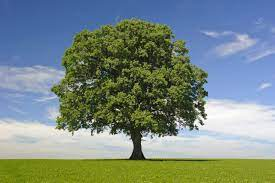
#> input picture codes/point_op/images/tree.jpeg, 275 x 183 px
$ python hist_matching.py
#> lines starting #> are read from the running program, lines starting #| are printed output that depends on the picture
import cv2
import numpy as np
from matplotlib import pyplot as plt

# loading reference image and image
ref_img = cv2.imread('./images/tree.jpeg', cv2.IMREAD_GRAYSCALE)
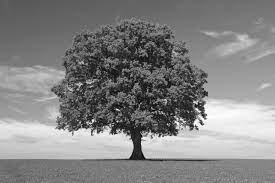
#> ref_img: shape (183, 275); min 0, max 255, mean 131.3
img = cv2.imread('./images/deer.jpeg', cv2.IMREAD_GRAYSCALE)
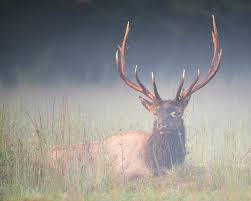
#> input picture codes/point_op/images/deer.jpeg, 251 x 201 px
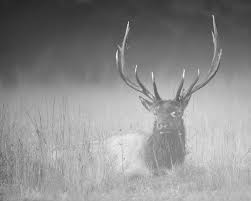
#> img: shape (201, 251); min 37, max 248, mean 141

# histogram of both images calculated
hist_img, bins_img = np.histogram(img.flatten(), 256, [0, 256])
#> hist_img = 256 values, max 588 at index 181, min 0 at index 0, mean 197.1; bins_img = 257 values from 0 to 256
hist_ref, bins_ref = np.histogram(ref_img.flatten(), 256, [0, 256])
#> hist_ref = 256 values, max 710 at index 118, min 1 at index 3, mean 196.6; bins_ref = 257 values from 0 to 256

# histograms cummulative distribution function
cdf_img = hist_img.cumsum()
#> cdf_img = 256 values from 0 to 50451
cdf_img_normalized = cdf_img * hist_img.max() / cdf_img.max()
#> cdf_img_normalized = 256 values from 0 to 588
cdf_ref = hist_ref.cumsum()
#> cdf_ref = 256 values from 18 to 50325
cdf_ref_normalized = cdf_ref * hist_ref.max() / cdf_ref.max()
#> cdf_ref_normalized = 256 values from 0.254 to 710

# creating map table
mapping_table = np.zeros(256, dtype=np.uint8)
for i in range(256):
    j = 0
    while j < 256 and cdf_ref_normalized[j] < cdf_img_normalized[i]:
        j += 1
    mapping_table[i] = j

# applying the table to change the original image
equalized_img = cv2.LUT(img, mapping_table)
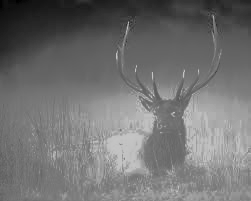
#> equalized_img: shape (201, 251); min 0, max 196, mean 113.9

# plotting images and histograms
fig, axs = plt.subplots(2, 3, figsize=(15, 10))
axs[0, 0].imshow(img, cmap='gray')
axs[0, 0].set_title('Original Image')
axs[0, 1].imshow(ref_img, cmap='gray')
axs[0, 1].set_title('Reference Image')
axs[0, 2].imshow(equalized_img, cmap='gray')
axs[0, 2].set_title('Equalized Image')
axs[1, 0].plot(hist_img)
axs[1, 0].set_title('Original Image Histogram')
axs[1, 1].plot(hist_ref)
axs[1, 1].set_title('Reference Image Histogram')
axs[1, 2].plot(cv2.calcHist([equalized_img], [0], None, [256], [0, 256]))
axs[1, 2].set_title('Equalized Image Histogram')
plt.show()
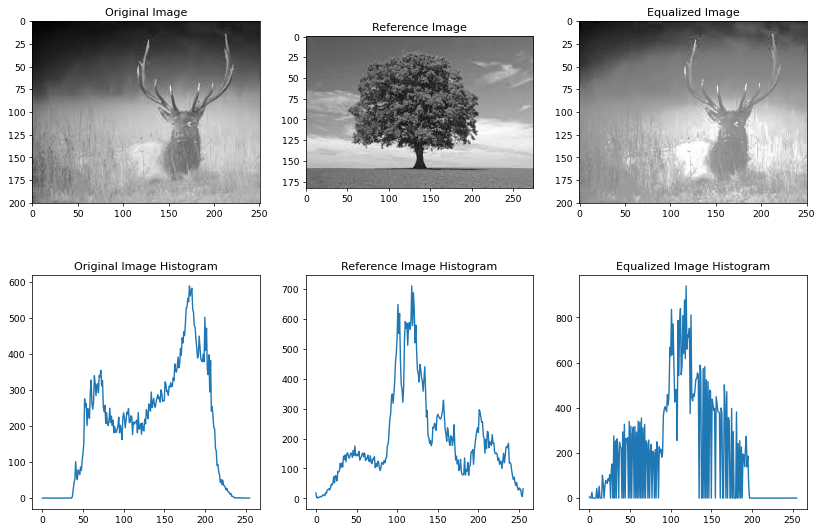
#> figure drawn by matplotlib, 6 panels; panel 4: curve peaks at x = 181, y = 588; panel 5: curve peaks at x = 118, y = 710; panel 6: curve peaks at x = 119, y = 939
